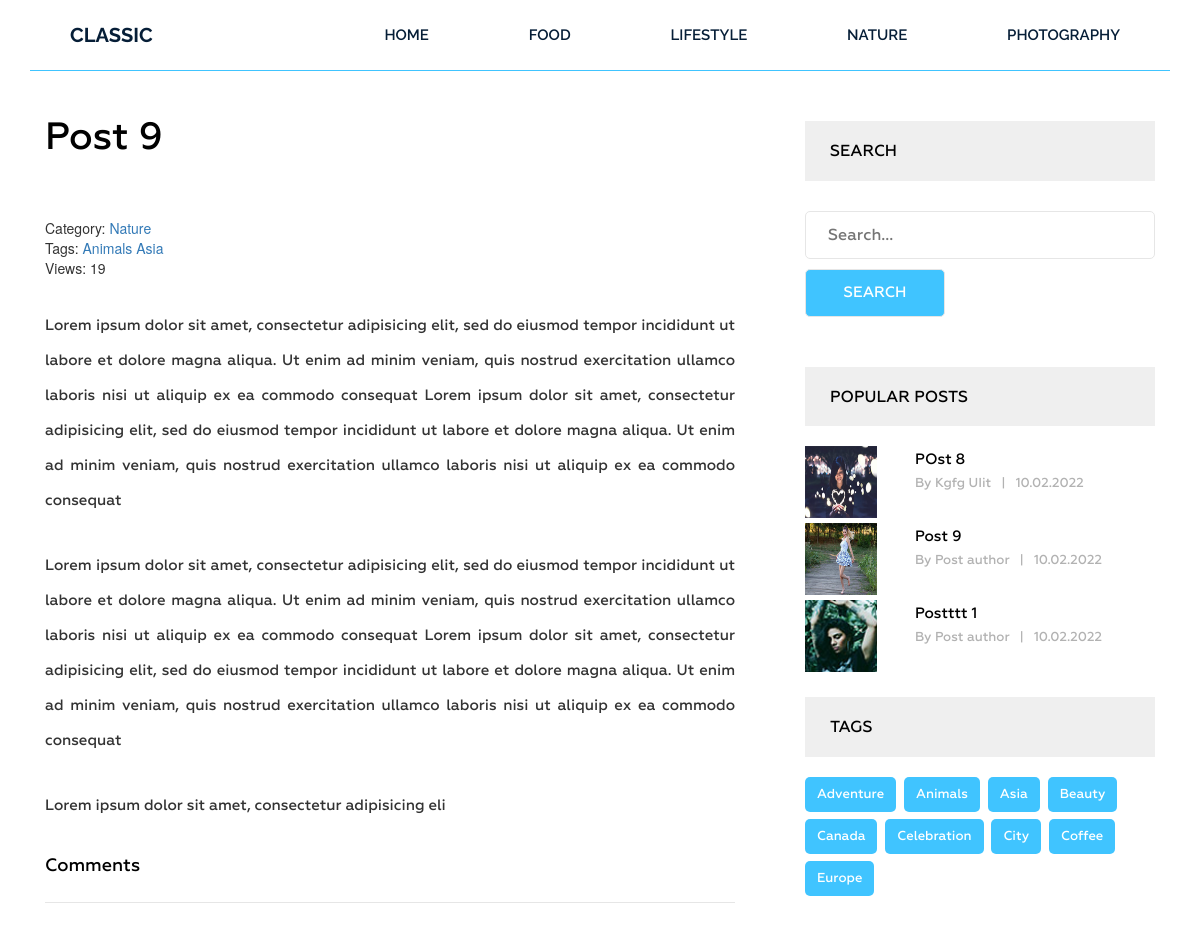
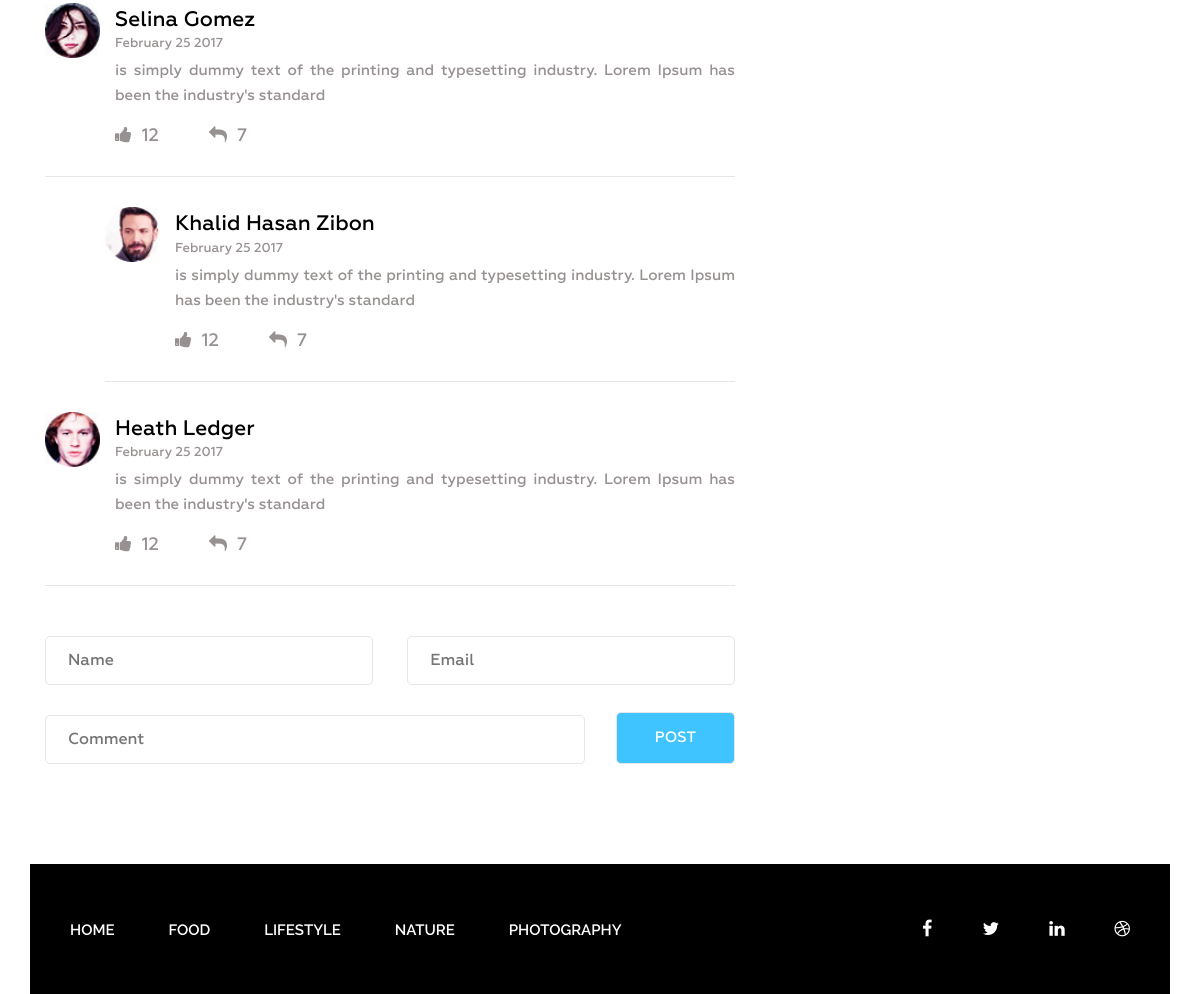
The page /post/post-9/ on the database its author committed (2 pictures, top to bottom).
### blog/models.py (models this page shows, shortened)
class Category(models.Model):
    title = models.CharField(max_length=255, verbose_name='Title')
    slug = models.SlugField(max_length=255, verbose_name='Slug Category', unique=True)
    def __str__(self):
        return self.title
    def get_absolute_url(self):
        return reverse('category', kwargs={"slug": self.slug})
    class Meta:
        verbose_name = 'Category'
        verbose_name_plural = 'Categories'
        ordering = ['title']

class Post(models.Model):
    title = models.CharField(max_length=255, verbose_name='Title')
    slug = models.SlugField(max_length=255, verbose_name='Slug Post', unique=True)
    author = models.CharField(max_length=100, verbose_name='Author')
    content = models.TextField(blank=True, verbose_name='Content')
    created_at = models.DateTimeField(auto_now_add=True, verbose_name='Published')
    photo = models.ImageField(upload_to='photo/%Y/%m/%d/', blank=True, verbose_name='Photo')
    views = models.IntegerField(default=0, verbose_name='Views')
    category = models.ForeignKey(Category, on_delete=models.PROTECT, related_name='posts', verbose_name='Category')
    tags = models.ManyToManyField(Tag, blank=True, related_name='posts', verbose_name='Tags')
    def get_absolute_url(self):
        return reverse('post', kwargs={"slug": self.slug})
    class Meta:
        verbose_name = 'Post'
        verbose_name_plural = 'Posts'
        ordering = ['-created_at']

class Tag(models.Model):
    title = models.CharField(max_length=50, verbose_name='Title')
    slug = models.SlugField(max_length=50, verbose_name='Slug Tag', unique=True)
    def get_absolute_url(self):
        return reverse('tag', kwargs={"slug": self.slug})
    class Meta:
        verbose_name = 'Tag'
        verbose_name_plural = 'Tags'
        ordering = ['title']

### blog/views.py (the view)
# urls.py: path('post/<str:slug>/', GetPost.as_view(), name='post'),
class GetPost(DetailView):
    model = Post
    template_name = 'blog/single.html'
    context_object_name = 'post'
    def get_context_data(self, *, object_list=None, **kwargs):
        context = super().get_context_data(**kwargs)
        self.object.views = F('views') + 1
        self.object.save()
        self.object.refresh_from_db()
        return context

### blog/templatetags/menu.py (called while the page is built)
@register.inclusion_tag('blog/menu_tpl.html')
def show_menu(menu_class='menu'):
    categories = Category.objects.all()
    return {"categories": categories, "menu_class": menu_class}

### blog/templatetags/sidebar.py (called while the page is built)
@register.inclusion_tag('blog/popular_posts_tpl.html')
def get_popular(cnt=3):
    posts = Post.objects.order_by('-views')[:cnt]
    return {"posts": posts}

@register.inclusion_tag('blog/tags_tpl.html')
def get_tags():
    tags = Tag.objects.all()
    return {"tags": tags}

### blog/templates/blog/single.html (shortened to what this page needs)
{% extends 'base.html' %}
{% load static %}
{% load sidebar %}
{% block content %}
        <section class="single-blog-area">
            <div class="container">
                <div class="row">
                   <div class="col-md-12">
                    <div class="border-top">
                        <div class="col-md-8">
                        <div class="blog-area">
                            <div class="blog-area-part">
                                <h2>{{ post.title }}</h2>
                                <div class="single-content">
                                    <div>
                                        <span>Category: <a href="{{ post.category.get_absolute_url }}">{{ post.category }}</a></span>
                                        <br>
                                        {% if post.tags.exists %}
                                        <span>
                                            Tags:
                                            {% for tag in post.tags.all %}
                                            <a href="{{ tag.get_absolute_url }}">{{ tag.title }}</a>
                                            {% endfor %}
                                        </span>
                                        <br>
                                        {% endif %}
                                        <span>
                                            Views: {{  post.views }}
                                        </span>
                                    </div>
                                    {{ post.content|safe }}
                                </div>
                            </div>
                            <div class="commententries">
                                <h3>Comments</h3>
                                <ul class="commentlist">
                                    <li>
                                        <article class="comment">
                                            <header class="comment-author">
                                                <img src="img/author-1.jpg" alt="">
                                            </header>
                                            <section class="comment-details">
                                                <div class="author-name">
                                                    <h5><a href="#">Selina Gomez</a></h5>
                                                    <p>February 25 2017</p>
                                                </div>
                                                <div class="comment-body">
                                                    <p>is simply dummy text of the printing and typesetting industry. Lorem Ipsum has been the industry's standard </p>
                                                </div>
                                                <div class="reply">
                                                    <p><span><a href="#"><i class="fa fa-thumbs-up" aria-hidden="true"></i></a>12</span><span><a href="#"><i class="fa fa-reply" aria-hidden="true"></i></a>7</span></p>
                                                </div>
                                            </section>
                                        </article>
                                        <ul class="children">
                                            <li>
                                                <article class="comment">
                                                    <header class="comment-author">
                                                        <img src="img/author-2.jpg" alt="">
                                                    </header>
                                                    <section class="comment-details">
                                                        <div class="author-name">
                                                            <h5><a href="#">Khalid Hasan Zibon</a></h5>
                                                            <p>February 25 2017</p>
                                                        </div>
                                                        <div class="comment-body">
                                                            <p>is simply dummy text of the printing and typesetting industry. Lorem Ipsum has been the industry's standard </p>
                                                        </div>
                                                        <div class="reply">
                                                            <p><span><a href="#"><i class="fa fa-thumbs-up" aria-hidden="true"></i></a>12</span><span><a href="#"><i class="fa fa-reply" aria-hidden="true"></i></a>7</span></p>
                                                        </div>
                                                    </section>
                                                </article>
                                            </li>
                                        </ul>
                                    </li>
                                    <li>
                                        <article class="comment">
                                            <header class="comment-author">
                                                <img src="img/author-3.jpg" alt="">
                                            </header>
                                            <section class="comment-details">
                                                <div class="author-name">
                                                    <h5><a href="#">Heath Ledger</a></h5>
                                                    <p>February 25 2017</p>
                                                </div>
                                                <div class="comment-body">
                                                    <p>is simply dummy text of the printing and typesetting industry. Lorem Ipsum has been the industry's standard </p>
                                                </div>
                                                <div class="reply">
                                                    <p><span><a href="#"><i class="fa fa-thumbs-up" aria-hidden="true"></i></a>12</span><span><a href="#"><i class="fa fa-reply" aria-hidden="true"></i></a>7</span></p>
                                                </div>
                                            </section>
                                        </article>
                                    </li>
                                </ul>
                            </div>
                            <form action="#" method="get">
                                <div class="name">
                                    <input type="text" name="" id="" placeholder="Name" class="name">
                                </div>
                                <div class="email">
                                    <input type="email" name="" id="" placeholder="Email" class="email">
                                </div>
                                <div class="comment">
                                    <input type="text" name="" id="" placeholder="Comment" class="comment">
                                </div>
                                <div class="post">
                                    <input type="submit" value="Post">
                                </div>
                            </form>
                        </div>
                    </div>
                    <div class="col-md-4">
                        <div class="newsletter">
                            <h2 class="sidebar-title">Search</h2>
                            <form action="{% url 'search' %}" method="get">
                                <input type="text" name="s"  placeholder="Search...">
                                <input type="submit" value="Search">
                            </form>
                        </div>
                        {% get_popular 3 %}
                        {% get_tags %}
                    </div>
                    </div>
                    </div>
                </div>
            </div>
        </section>
{% endblock %}

### templates/base.html (shortened to what this page needs)
{% load static %}
{% load cache %}
<!DOCTYPE html>
<html lang="en">
<head>
    <link rel="stylesheet" href="{% static 'css/bootstrap.css' %}">
    <link rel="stylesheet" href="{% static 'css/font-awesome.min.css' %}">
    <link rel="stylesheet" href="{% static 'css/owl.carousel.min.css' %}">
    <link rel="stylesheet" href="{% static 'css/owl.theme.default.min.css' %}">
    <link rel="stylesheet" href="{% static 'style.css' %}">
    <link rel="stylesheet" href="{% static 'responsive.css' %}">
</head>
<body>
    <div class="wrapper">
        {% cache 20 header %}
        {% include 'inc/_header.html' %}
        {% endcache %}
        {% block content %}{% endblock %}
        {% cache 20 footer %}
        {% include 'inc/_footer.html' %}
        {% endcache %}
    </div>
</body>
</html>

### templates/inc/_header.html
{% load menu %}
<header class="header">
    <div class="container">
        <div class="row">
            <div class="col-md-2">
                <div class="logo">
                    <h2><a href="{% url 'home' %}">Classic</a></h2>
                </div>
            </div>
            <div class="col-md-10">
                {% show_menu %}
            </div>
        </div>
    </div>
</header>

### blog/templates/blog/popular_posts_tpl.html
<h2 class="sidebar-title">Popular posts</h2>
<div class="grid">
    {% for post in posts %}
    <div class="portfolio-item popular">
        {% if post.photo %}
        <img src="{{ post.photo.url }}" alt="{{ post.title }}">
        {% else %}
        <img src="https://picsum.photos/id/1060/300/201/?blur=2" alt="{{ post.title }}">
        {% endif %}
        <div class="portfolio-text">
            <h5><a href="{{ post.get_absolute_url }}">{{ post.title }}</a></h5>
            <p>By {{ post.author }}<span>|</span>{{ post.created_at|date:"d.m.Y" }}</p>
        </div>
    </div>
    {% endfor %}
</div>

### templates/inc/_footer.html
{% load menu %}
<footer class="footer">
            <div class="container">
                <div class="row">
                    <div class="col-md-12">
                        <div class="footer-bg">
                            <div class="row">
                                <div class="col-md-9">
                                    {% show_menu 'footer-menu' %}
                                </div>
                                <div class="col-md-3">
                                    <div class="footer-icon">
                                        <p><a href="#"><i class="fa fa-facebook" aria-hidden="true"></i></a><a href="#"><i class="fa fa-twitter" aria-hidden="true"></i></a><a href="#"><i class="fa fa-linkedin" aria-hidden="true"></i></a><a href="#"><i class="fa fa-dribbble" aria-hidden="true"></i></a></p>
                                    </div>
                                </div>
                            </div>
                        </div>
                    </div>
                </div>
            </div>
        </footer>

### rows shown on the page
Category: title "FOOD"
Category: title "LIFESTYLE"
Category: title "NATURE"
Category: title "PHOTOGRAPHY"
Post: title "Post 9", category "Nature", views "19", content "Lorem ipsum dolor sit amet, consectetur adipisicing elit, sed do eiusmod tempor incididunt ut labore et dolore magna aliqua. Ut enim ad minim veniam, quis nostrud exercitation ullamco laboris nisi ut aliquip ex ea commodo consequat Lorem ipsum dolor sit amet, consectetur adipisicing elit, sed do eiusmod tempor incididunt ut labore et dolore magna aliqua. Ut enim ad minim veniam, quis nostrud exercitation ullamco laboris nisi ut aliquip ex ea commodo consequat Lorem ipsum dolor sit amet, consectetur adipisicing elit, sed do eiusmod tempor incididunt ut labore et dolore magna aliqua. Ut enim ad minim veniam, quis nostrud exercitation ullamco laboris nisi ut aliquip ex ea commodo consequat…", photo (picture), author "Post author", created_at "10.02.2022"
Tag: title "Animals"
Tag: title "Asia"
Post: photo (picture), title "POst 8", author "Kgfg UIit", created_at "10.02.2022"
Post: photo (picture), title "Postttt 1", author "Post author", created_at "10.02.2022"
Tag: title "Adventure"
Tag: title "Beauty"
Tag: title "Canada"
Tag: title "Celebration"
Tag: title "City"
Tag: title "Coffee"
Tag: title "Europe"
